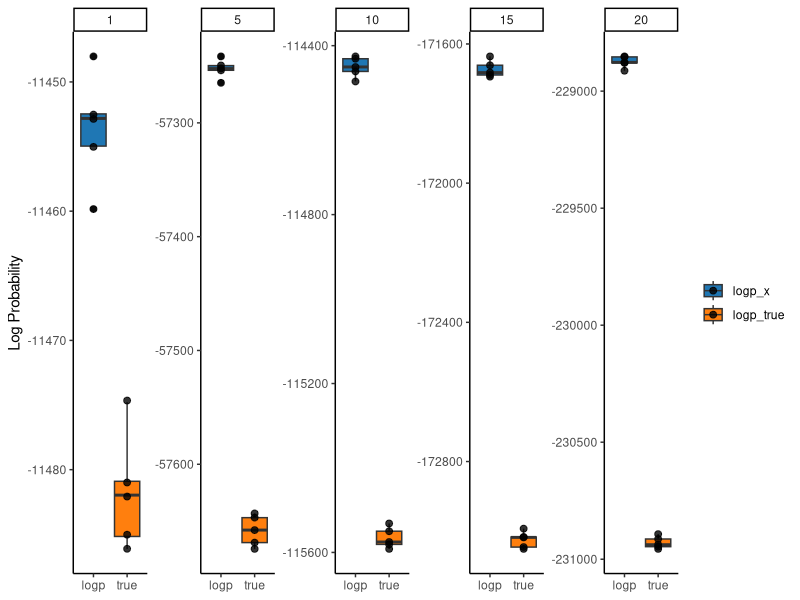
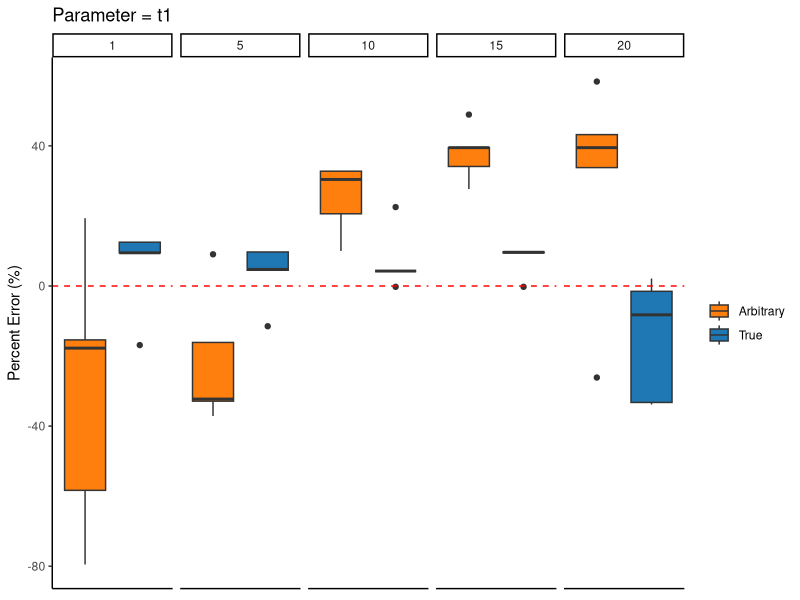
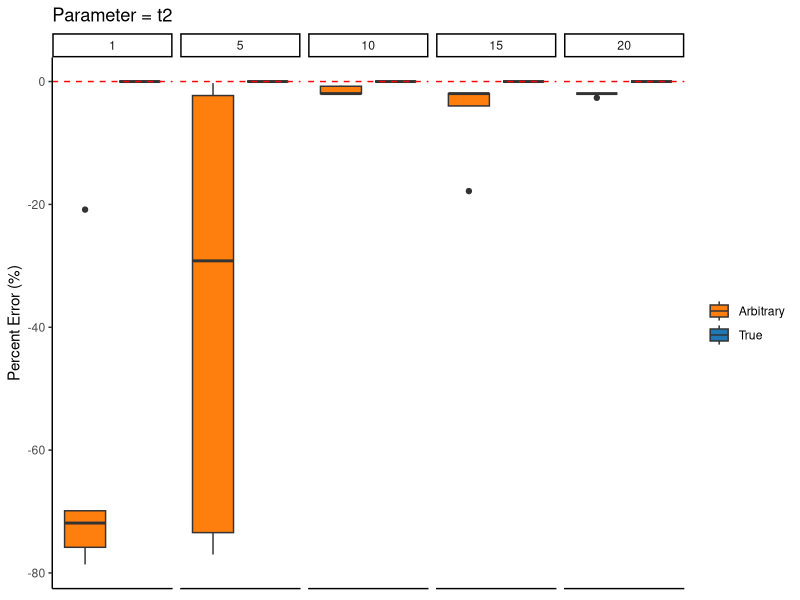
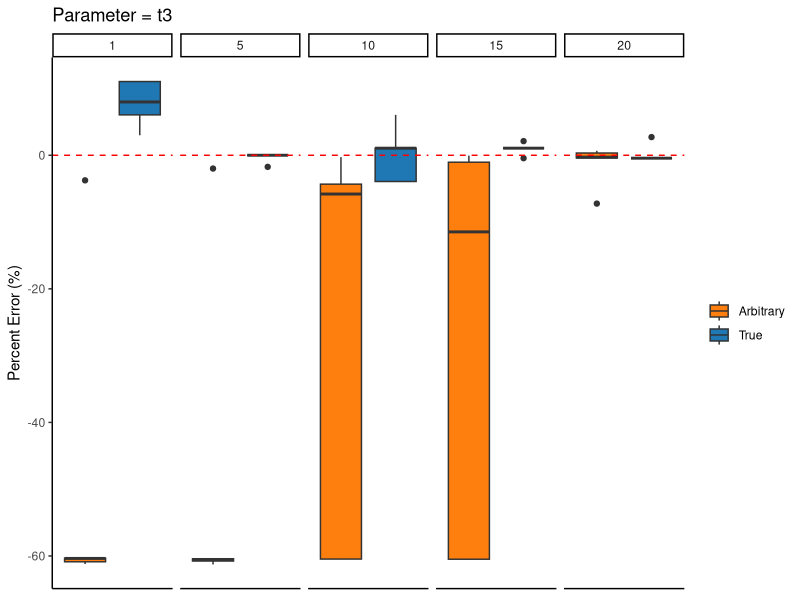
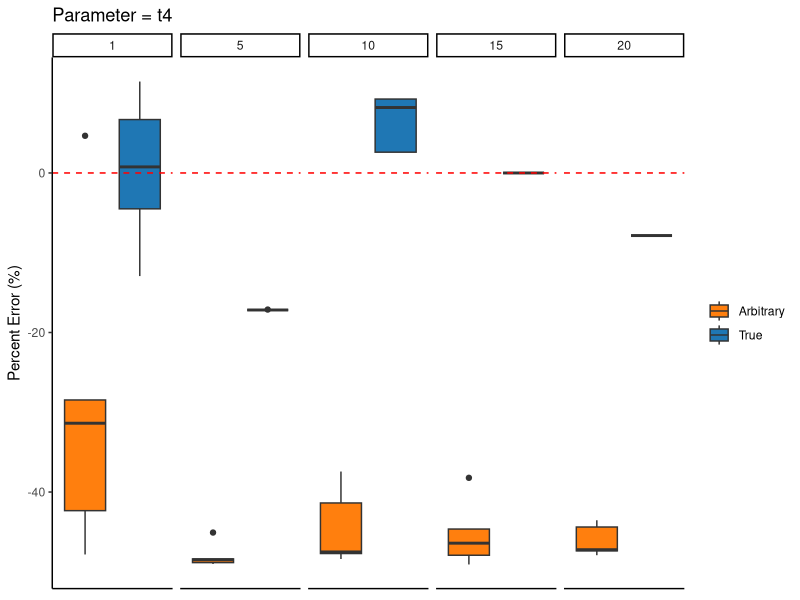
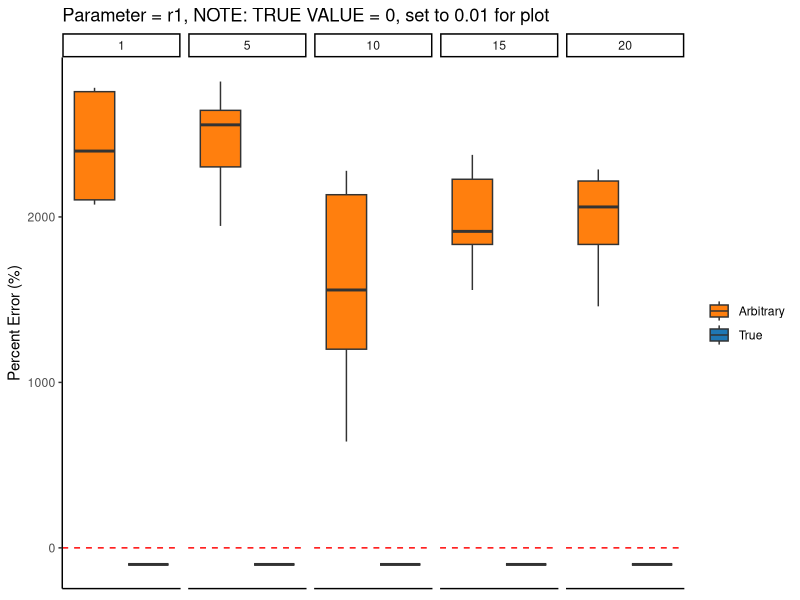
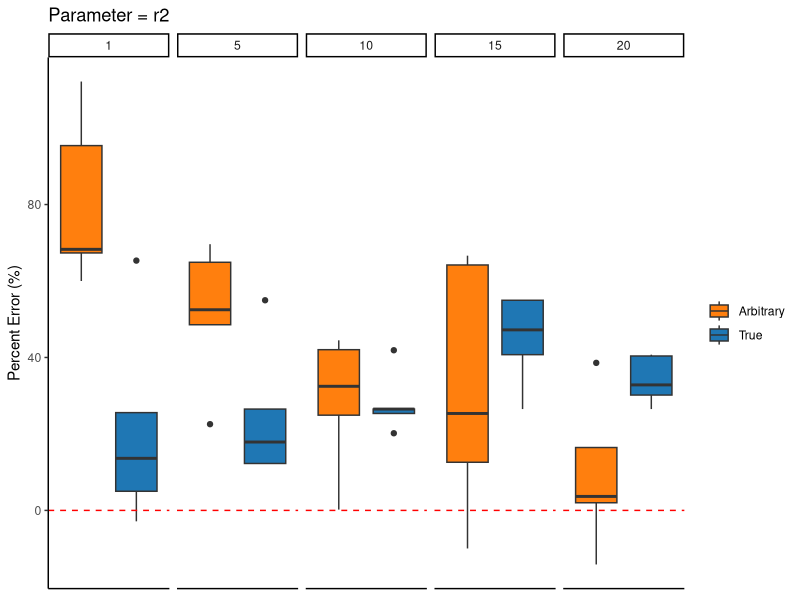
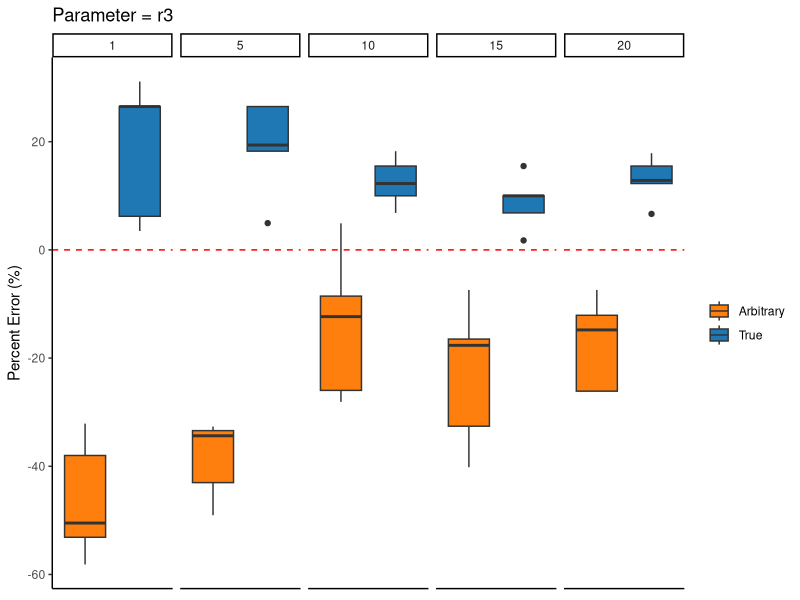

Recreate these plots in R, in order.
# benchmark botplots
setwd(dirname(rstudioapi::getActiveDocumentContext()$path))

loglik_data = read.csv('../opt_results_glike_true_rep/benchmarks.csv')
loglik_data

library(ggplot2)
library(tidyr)
library(dplyr)


plot_data <- loglik_data |>
  pivot_longer(
    cols = c(logp, true),
    names_to = "type",
    values_to = "value"
  )

ggplot(plot_data, aes(x = type, y = value, fill = type)) +
  geom_boxplot() +
  geom_jitter(
    color='black',
    width = 0.0,
    size = 2,
    alpha = 0.8
  ) +  
  facet_wrap(
    ~ NUM_TREES,
    nrow = 1,
    scales = "free_y"
  ) +
  scale_fill_manual(
    values = c("logp" = "#1f77b4", "true" = "#ff7f0e"),
    labels = c("logp" = "logp_x", "true" = "logp_true")
  ) +
  labs(
    x = NULL,
    y = "Log Probability",
    fill = NULL
  ) +
  theme_classic() +
  theme(
    legend.position = "right"
  )

init_true = read.csv('../opt_results_glike_true_rep/params.csv')
init_arbitrary = read.csv('../opt_results_glike_arbitrary_rep/params.csv')

plot_param <- function(param, true_param = NULL) {

  # Combine the two datasets
  plot_data <- bind_rows(
    init_true |>
      select(NUM_TREES, all_of(param)) |>
      rename(value = all_of(param)) |>
      mutate(initialization = "init_true"),

    init_arbitrary |>
      select(NUM_TREES, all_of(param)) |>
      rename(value = all_of(param)) |>
      mutate(initialization = "init_arbitrary")
  ) |>
    mutate(
      percent_error = ((value - true_param) / true_param) * 100
    )

  ggplot(
    plot_data,
    aes(
      x = initialization,
      y = percent_error,
      fill = initialization
    )
  ) +
    geom_boxplot(
      position = position_dodge(width = 0.8)
    ) +
    facet_wrap(
      ~ NUM_TREES,
      nrow = 1
    ) +
    scale_fill_manual(
      values = c(
        "init_true" = "#1f77b4",
        "init_arbitrary" = "#ff7f0e"
      ),
      labels = c(
        "init_true" = "True",
        "init_arbitrary" = "Arbitrary"
      )
    ) +
    labs(
      x = NULL,
      y = "Percent Error (%)",
      fill = NULL,
      title = 'Initial values'
    ) +
    geom_hline(
      yintercept = 0,
      linetype = "dashed",
      color = "red"
    ) +
    theme_classic() +
    theme(
      legend.position = "right",
      axis.text.x = element_blank(),
      axis.ticks.x = element_blank()
    ) + 
    scale_y_continuous(limits = NULL)
}
#         x_true = {'t1':19, 't2':411, 't3':1040, 't4':2004, 'r1':0.0, 
#                   'r2':0.198, 'r3':0.334, 'N_admix':35682, 'N_afr':10000, 
#                   'N_eur':13388, 'N_asia':25234, 'N_pol':15695, 'N_aa':2702, 
#                  'N_ooa':2470, 'N_anc':2665, 'gr':0.078}

plot_param("t1", true_param=19) + ggtitle('Parameter = t1')
plot_param("t2", true_param=411) + ggtitle('Parameter = t2')
plot_param("t3", true_param=1040) + ggtitle('Parameter = t3')
plot_param("t4", true_param=2004) + ggtitle('Parameter = t4')
plot_param("r1", true_param=0.01) + ggtitle('Parameter = r1, NOTE: TRUE VALUE = 0, set to 0.01 for plot')
plot_param("r2", true_param=0.198) + ggtitle('Parameter = r2')
plot_param("r3", true_param=0.334) + ggtitle('Parameter = r3')
plot_param("N_admix", true_param=35682) + ggtitle('Parameter = N_admix')
plot_param("N_afr", true_param=10000) + ggtitle('Parameter = N_afr')
plot_param("N_eur", true_param=13388) + ggtitle('Parameter = N_eur')
plot_param("N_asia", true_param=25234) + ggtitle('Parameter = N_asia')
plot_param("N_pol", true_param=15695) + ggtitle('Parameter = N_pol')
plot_param("N_aa", true_param=2702) + ggtitle('Parameter = N_aa')
plot_param("N_ooa", true_param=2470) + ggtitle('Parameter = N_ooa')
plot_param("N_anc", true_param=2665) + ggtitle('Parameter = N_anc')
plot_param("gr", true_param=0.078) + ggtitle('Parameter = gr')
